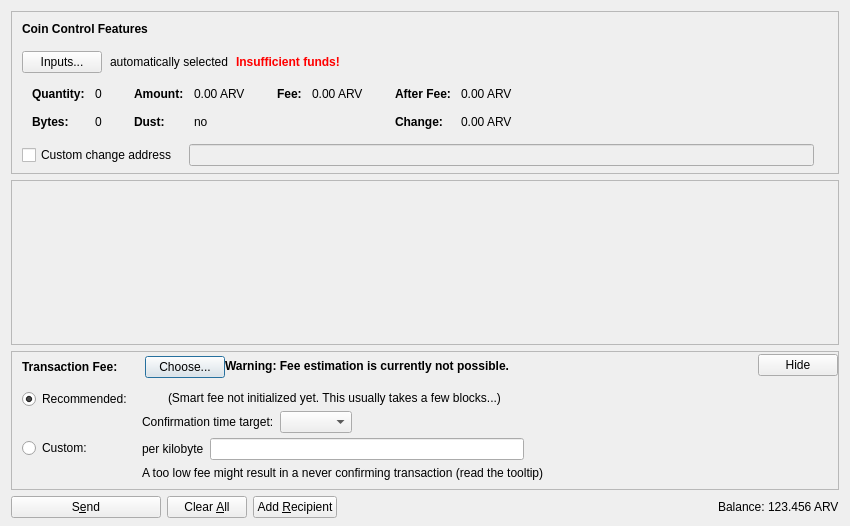
<?xml version="1.0" encoding="UTF-8"?>
<ui version="4.0">
 <class>SendCoinsDialog</class>
 <widget class="QDialog" name="SendCoinsDialog">
  <property name="geometry">
   <rect>
    <x>0</x>
    <y>0</y>
    <width>850</width>
    <height>526</height>
   </rect>
  </property>
  <property name="windowTitle">
   <string>Send Coins</string>
  </property>
  <layout class="QVBoxLayout" name="verticalLayout" stretch="0,1,0,0">
   <property name="bottomMargin">
    <number>8</number>
   </property>
   <item>
    <widget class="QFrame" name="frameCoinControl">
     <property name="sizePolicy">
      <sizepolicy hsizetype="Expanding" vsizetype="Expanding">
       <horstretch>0</horstretch>
       <verstretch>0</verstretch>
      </sizepolicy>
     </property>
     <property name="maximumSize">
      <size>
       <width>16777215</width>
       <height>16777215</height>
      </size>
     </property>
     <property name="frameShape">
      <enum>QFrame::StyledPanel</enum>
     </property>
     <property name="frameShadow">
      <enum>QFrame::Sunken</enum>
     </property>
     <layout class="QVBoxLayout" name="verticalLayoutCoinControl2">
      <property name="spacing">
       <number>0</number>
      </property>
      <property name="leftMargin">
       <number>0</number>
      </property>
      <property name="topMargin">
       <number>0</number>
      </property>
      <property name="rightMargin">
       <number>0</number>
      </property>
      <property name="bottomMargin">
       <number>6</number>
      </property>
      <item>
       <layout class="QVBoxLayout" name="verticalLayoutCoinControl" stretch="0,0,0,0,1">
        <property name="spacing">
         <number>0</number>
        </property>
        <property name="leftMargin">
         <number>10</number>
        </property>
        <property name="topMargin">
         <number>10</number>
        </property>
        <item>
         <layout class="QHBoxLayout" name="horizontalLayoutCoinControl1">
          <property name="bottomMargin">
           <number>15</number>
          </property>
          <item>
           <widget class="QLabel" name="labelCoinControlFeatures">
            <property name="sizePolicy">
             <sizepolicy hsizetype="Preferred" vsizetype="Maximum">
              <horstretch>0</horstretch>
              <verstretch>0</verstretch>
             </sizepolicy>
            </property>
            <property name="font">
             <font>
              <weight>75</weight>
              <bold>true</bold>
             </font>
            </property>
            <property name="styleSheet">
             <string notr="true">font-weight:bold;</string>
            </property>
            <property name="text">
             <string>Coin Control Features</string>
            </property>
           </widget>
          </item>
         </layout>
        </item>
        <item>
         <layout class="QHBoxLayout" name="horizontalLayoutCoinControl2" stretch="0,0,0,0">
          <property name="spacing">
           <number>8</number>
          </property>
          <property name="bottomMargin">
           <number>10</number>
          </property>
          <item>
           <widget class="QPushButton" name="pushButtonCoinControl">
            <property name="styleSheet">
             <string notr="true"/>
            </property>
            <property name="text">
             <string>Inputs...</string>
            </property>
            <property name="autoDefault">
             <bool>false</bool>
            </property>
           </widget>
          </item>
          <item>
           <widget class="QLabel" name="labelCoinControlAutomaticallySelected">
            <property name="text">
             <string>automatically selected</string>
            </property>
            <property name="margin">
             <number>5</number>
            </property>
           </widget>
          </item>
          <item>
           <widget class="QLabel" name="labelCoinControlInsuffFunds">
            <property name="font">
             <font>
              <weight>75</weight>
              <bold>true</bold>
             </font>
            </property>
            <property name="styleSheet">
             <string notr="true">color:red;font-weight:bold;</string>
            </property>
            <property name="text">
             <string>Insufficient funds!</string>
            </property>
            <property name="margin">
             <number>5</number>
            </property>
           </widget>
          </item>
          <item>
           <spacer name="horizontalSpacerCoinControl">
            <property name="orientation">
             <enum>Qt::Horizontal</enum>
            </property>
            <property name="sizeHint" stdset="0">
             <size>
              <width>40</width>
              <height>1</height>
             </size>
            </property>
           </spacer>
          </item>
         </layout>
        </item>
        <item>
         <widget class="QWidget" name="widgetCoinControl" native="true">
          <property name="sizePolicy">
           <sizepolicy hsizetype="Preferred" vsizetype="Preferred">
            <horstretch>0</horstretch>
            <verstretch>0</verstretch>
           </sizepolicy>
          </property>
          <property name="minimumSize">
           <size>
            <width>0</width>
            <height>0</height>
           </size>
          </property>
          <property name="styleSheet">
           <string notr="true"/>
          </property>
          <layout class="QHBoxLayout" name="horizontalLayoutCoinControl5">
           <property name="leftMargin">
            <number>0</number>
           </property>
           <property name="topMargin">
            <number>0</number>
           </property>
           <property name="rightMargin">
            <number>0</number>
           </property>
           <property name="bottomMargin">
            <number>0</number>
           </property>
           <item>
            <layout class="QHBoxLayout" name="horizontalLayoutCoinControl3" stretch="0,0,0,1">
             <property name="spacing">
              <number>20</number>
             </property>
             <property name="topMargin">
              <number>0</number>
             </property>
             <property name="bottomMargin">
              <number>10</number>
             </property>
             <item>
              <layout class="QFormLayout" name="formLayoutCoinControl1">
               <property name="horizontalSpacing">
                <number>10</number>
               </property>
               <property name="verticalSpacing">
                <number>14</number>
               </property>
               <property name="leftMargin">
                <number>10</number>
               </property>
               <property name="topMargin">
                <number>4</number>
               </property>
               <property name="rightMargin">
                <number>6</number>
               </property>
               <item row="0" column="0">
                <widget class="QLabel" name="labelCoinControlQuantityText">
                 <property name="font">
                  <font>
                   <weight>75</weight>
                   <bold>true</bold>
                  </font>
                 </property>
                 <property name="text">
                  <string>Quantity:</string>
                 </property>
                 <property name="margin">
                  <number>0</number>
                 </property>
                </widget>
               </item>
               <item row="0" column="1">
                <widget class="QLabel" name="labelCoinControlQuantity">
                 <property name="cursor">
                  <cursorShape>IBeamCursor</cursorShape>
                 </property>
                 <property name="contextMenuPolicy">
                  <enum>Qt::ActionsContextMenu</enum>
                 </property>
                 <property name="text">
                  <string notr="true">0</string>
                 </property>
                 <property name="margin">
                  <number>0</number>
                 </property>
                 <property name="textInteractionFlags">
                  <set>Qt::LinksAccessibleByMouse|Qt::TextSelectableByKeyboard|Qt::TextSelectableByMouse</set>
                 </property>
                </widget>
               </item>
               <item row="1" column="0">
                <widget class="QLabel" name="labelCoinControlBytesText">
                 <property name="font">
                  <font>
                   <weight>75</weight>
                   <bold>true</bold>
                  </font>
                 </property>
                 <property name="text">
                  <string>Bytes:</string>
                 </property>
                </widget>
               </item>
               <item row="1" column="1">
                <widget class="QLabel" name="labelCoinControlBytes">
                 <property name="cursor">
                  <cursorShape>IBeamCursor</cursorShape>
                 </property>
                 <property name="contextMenuPolicy">
                  <enum>Qt::ActionsContextMenu</enum>
                 </property>
                 <property name="text">
                  <string notr="true">0</string>
                 </property>
                 <property name="textInteractionFlags">
                  <set>Qt::LinksAccessibleByMouse|Qt::TextSelectableByKeyboard|Qt::TextSelectableByMouse</set>
                 </property>
                </widget>
               </item>
              </layout>
             </item>
             <item>
              <layout class="QFormLayout" name="formLayoutCoinControl2">
               <property name="horizontalSpacing">
                <number>10</number>
               </property>
               <property name="verticalSpacing">
                <number>14</number>
               </property>
               <property name="leftMargin">
                <number>6</number>
               </property>
               <property name="topMargin">
                <number>4</number>
               </property>
               <property name="rightMargin">
                <number>6</number>
               </property>
               <item row="0" column="0">
                <widget class="QLabel" name="labelCoinControlAmountText">
                 <property name="font">
                  <font>
                   <weight>75</weight>
                   <bold>true</bold>
                  </font>
                 </property>
                 <property name="text">
                  <string>Amount:</string>
                 </property>
                 <property name="margin">
                  <number>0</number>
                 </property>
                </widget>
               </item>
               <item row="0" column="1">
                <widget class="QLabel" name="labelCoinControlAmount">
                 <property name="cursor">
                  <cursorShape>IBeamCursor</cursorShape>
                 </property>
                 <property name="contextMenuPolicy">
                  <enum>Qt::ActionsContextMenu</enum>
                 </property>
                 <property name="text">
                  <string notr="true">0.00 ARV</string>
                 </property>
                 <property name="textInteractionFlags">
                  <set>Qt::LinksAccessibleByMouse|Qt::TextSelectableByKeyboard|Qt::TextSelectableByMouse</set>
                 </property>
                </widget>
               </item>
               <item row="1" column="0">
                <widget class="QLabel" name="labelCoinControlLowOutputText">
                 <property name="font">
                  <font>
                   <weight>75</weight>
                   <bold>true</bold>
                  </font>
                 </property>
                 <property name="text">
                  <string>Dust:</string>
                 </property>
                </widget>
               </item>
               <item row="1" column="1">
                <widget class="QLabel" name="labelCoinControlLowOutput">
                 <property name="cursor">
                  <cursorShape>IBeamCursor</cursorShape>
                 </property>
                 <property name="contextMenuPolicy">
                  <enum>Qt::ActionsContextMenu</enum>
                 </property>
                 <property name="text">
                  <string notr="true">no</string>
                 </property>
                 <property name="textInteractionFlags">
                  <set>Qt::LinksAccessibleByMouse|Qt::TextSelectableByKeyboard|Qt::TextSelectableByMouse</set>
                 </property>
                </widget>
               </item>
              </layout>
             </item>
             <item>
              <layout class="QFormLayout" name="formLayoutCoinControl3">
               <property name="horizontalSpacing">
                <number>10</number>
               </property>
               <property name="verticalSpacing">
                <number>14</number>
               </property>
               <property name="leftMargin">
                <number>6</number>
               </property>
               <property name="topMargin">
                <number>4</number>
               </property>
               <property name="rightMargin">
                <number>6</number>
               </property>
               <item row="0" column="0">
                <widget class="QLabel" name="labelCoinControlFeeText">
                 <property name="font">
                  <font>
                   <weight>75</weight>
                   <bold>true</bold>
                  </font>
                 </property>
                 <property name="text">
                  <string>Fee:</string>
                 </property>
                 <property name="margin">
                  <number>0</number>
                 </property>
                </widget>
               </item>
               <item row="0" column="1">
                <widget class="QLabel" name="labelCoinControlFee">
                 <property name="cursor">
                  <cursorShape>IBeamCursor</cursorShape>
                 </property>
                 <property name="contextMenuPolicy">
                  <enum>Qt::ActionsContextMenu</enum>
                 </property>
                 <property name="text">
                  <string notr="true">0.00 ARV</string>
                 </property>
                 <property name="textInteractionFlags">
                  <set>Qt::LinksAccessibleByMouse|Qt::TextSelectableByKeyboard|Qt::TextSelectableByMouse</set>
                 </property>
                </widget>
               </item>
              </layout>
             </item>
             <item>
              <layout class="QFormLayout" name="formLayoutCoinControl4">
               <property name="horizontalSpacing">
                <number>10</number>
               </property>
               <property name="verticalSpacing">
                <number>14</number>
               </property>
               <property name="leftMargin">
                <number>6</number>
               </property>
               <property name="topMargin">
                <number>4</number>
               </property>
               <property name="rightMargin">
                <number>6</number>
               </property>
               <item row="0" column="0">
                <widget class="QLabel" name="labelCoinControlAfterFeeText">
                 <property name="font">
                  <font>
                   <weight>75</weight>
                   <bold>true</bold>
                  </font>
                 </property>
                 <property name="text">
                  <string>After Fee:</string>
                 </property>
                 <property name="margin">
                  <number>0</number>
                 </property>
                </widget>
               </item>
               <item row="0" column="1">
                <widget class="QLabel" name="labelCoinControlAfterFee">
                 <property name="cursor">
                  <cursorShape>IBeamCursor</cursorShape>
                 </property>
                 <property name="contextMenuPolicy">
                  <enum>Qt::ActionsContextMenu</enum>
                 </property>
                 <property name="text">
                  <string notr="true">0.00 ARV</string>
                 </property>
                 <property name="textInteractionFlags">
                  <set>Qt::LinksAccessibleByMouse|Qt::TextSelectableByKeyboard|Qt::TextSelectableByMouse</set>
                 </property>
                </widget>
               </item>
               <item row="1" column="0">
                <widget class="QLabel" name="labelCoinControlChangeText">
                 <property name="font">
                  <font>
                   <weight>75</weight>
                   <bold>true</bold>
                  </font>
                 </property>
                 <property name="text">
                  <string>Change:</string>
                 </property>
                </widget>
               </item>
               <item row="1" column="1">
                <widget class="QLabel" name="labelCoinControlChange">
                 <property name="cursor">
                  <cursorShape>IBeamCursor</cursorShape>
                 </property>
                 <property name="contextMenuPolicy">
                  <enum>Qt::ActionsContextMenu</enum>
                 </property>
                 <property name="text">
                  <string notr="true">0.00 ARV</string>
                 </property>
                 <property name="textInteractionFlags">
                  <set>Qt::LinksAccessibleByMouse|Qt::TextSelectableByKeyboard|Qt::TextSelectableByMouse</set>
                 </property>
                </widget>
               </item>
              </layout>
             </item>
            </layout>
           </item>
          </layout>
         </widget>
        </item>
        <item>
         <layout class="QHBoxLayout" name="horizontalLayoutCoinControl4" stretch="0,0,0">
          <property name="spacing">
           <number>12</number>
          </property>
          <property name="sizeConstraint">
           <enum>QLayout::SetDefaultConstraint</enum>
          </property>
          <property name="topMargin">
           <number>5</number>
          </property>
          <property name="rightMargin">
           <number>5</number>
          </property>
          <item>
           <widget class="QCheckBox" name="checkBoxCoinControlChange">
            <property name="toolTip">
             <string>If this is activated, but the change address is empty or invalid, change will be sent to a newly generated address.</string>
            </property>
            <property name="text">
             <string>Custom change address</string>
            </property>
           </widget>
          </item>
          <item>
           <widget class="QValidatedLineEdit" name="lineEditCoinControlChange">
            <property name="enabled">
             <bool>false</bool>
            </property>
            <property name="sizePolicy">
             <sizepolicy hsizetype="Expanding" vsizetype="Fixed">
              <horstretch>0</horstretch>
              <verstretch>0</verstretch>
             </sizepolicy>
            </property>
           </widget>
          </item>
          <item>
           <widget class="QLabel" name="labelCoinControlChangeLabel">
            <property name="sizePolicy">
             <sizepolicy hsizetype="Preferred" vsizetype="Expanding">
              <horstretch>0</horstretch>
              <verstretch>0</verstretch>
             </sizepolicy>
            </property>
            <property name="minimumSize">
             <size>
              <width>0</width>
              <height>0</height>
             </size>
            </property>
            <property name="text">
             <string/>
            </property>
            <property name="margin">
             <number>3</number>
            </property>
           </widget>
          </item>
         </layout>
        </item>
        <item>
         <spacer name="verticalSpacerCoinControl">
          <property name="orientation">
           <enum>Qt::Vertical</enum>
          </property>
          <property name="sizeHint" stdset="0">
           <size>
            <width>800</width>
            <height>1</height>
           </size>
          </property>
         </spacer>
        </item>
       </layout>
      </item>
     </layout>
    </widget>
   </item>
   <item>
    <widget class="QScrollArea" name="scrollArea">
     <property name="widgetResizable">
      <bool>true</bool>
     </property>
     <widget class="QWidget" name="scrollAreaWidgetContents">
      <property name="geometry">
       <rect>
        <x>0</x>
        <y>0</y>
        <width>830</width>
        <height>104</height>
       </rect>
      </property>
      <layout class="QVBoxLayout" name="verticalLayout_2" stretch="0,1">
       <property name="leftMargin">
        <number>0</number>
       </property>
       <property name="topMargin">
        <number>0</number>
       </property>
       <property name="rightMargin">
        <number>0</number>
       </property>
       <property name="bottomMargin">
        <number>0</number>
       </property>
       <item>
        <layout class="QVBoxLayout" name="entries">
         <property name="spacing">
          <number>6</number>
         </property>
        </layout>
       </item>
       <item>
        <spacer name="verticalSpacer">
         <property name="orientation">
          <enum>Qt::Vertical</enum>
         </property>
         <property name="sizeHint" stdset="0">
          <size>
           <width>20</width>
           <height>40</height>
          </size>
         </property>
        </spacer>
       </item>
      </layout>
     </widget>
    </widget>
   </item>
   <item>
    <widget class="QFrame" name="frameFee">
     <property name="sizePolicy">
      <sizepolicy hsizetype="Expanding" vsizetype="Expanding">
       <horstretch>0</horstretch>
       <verstretch>0</verstretch>
      </sizepolicy>
     </property>
     <property name="maximumSize">
      <size>
       <width>16777215</width>
       <height>16777215</height>
      </size>
     </property>
     <property name="frameShape">
      <enum>QFrame::StyledPanel</enum>
     </property>
     <property name="frameShadow">
      <enum>QFrame::Sunken</enum>
     </property>
     <layout class="QVBoxLayout" name="verticalLayoutFee1">
      <property name="spacing">
       <number>0</number>
      </property>
      <property name="leftMargin">
       <number>0</number>
      </property>
      <property name="topMargin">
       <number>0</number>
      </property>
      <property name="rightMargin">
       <number>0</number>
      </property>
      <property name="bottomMargin">
       <number>0</number>
      </property>
      <item>
       <layout class="QVBoxLayout" name="verticalLayoutFee2" stretch="0,0,0">
        <property name="spacing">
         <number>0</number>
        </property>
        <property name="leftMargin">
         <number>10</number>
        </property>
        <property name="topMargin">
         <number>0</number>
        </property>
        <item>
         <layout class="QHBoxLayout" name="horizontalLayoutFee1">
          <property name="bottomMargin">
           <number>0</number>
          </property>
          <item>
           <layout class="QVBoxLayout" name="verticalLayoutFee7">
            <property name="spacing">
             <number>0</number>
            </property>
            <item>
             <spacer name="verticalSpacerSmartFee">
              <property name="orientation">
               <enum>Qt::Vertical</enum>
              </property>
              <property name="sizeType">
               <enum>QSizePolicy::Fixed</enum>
              </property>
              <property name="sizeHint" stdset="0">
               <size>
                <width>1</width>
                <height>4</height>
               </size>
              </property>
             </spacer>
            </item>
            <item>
             <layout class="QHBoxLayout" name="horizontalLayoutSmartFee">
              <property name="spacing">
               <number>10</number>
              </property>
              <item>
               <widget class="QLabel" name="labelFeeHeadline">
                <property name="sizePolicy">
                 <sizepolicy hsizetype="Preferred" vsizetype="Maximum">
                  <horstretch>0</horstretch>
                  <verstretch>0</verstretch>
                 </sizepolicy>
                </property>
                <property name="font">
                 <font>
                  <weight>75</weight>
                  <bold>true</bold>
                 </font>
                </property>
                <property name="styleSheet">
                 <string notr="true">font-weight:bold;</string>
                </property>
                <property name="text">
                 <string>Transaction Fee:</string>
                </property>
               </widget>
              </item>
              <item>
               <widget class="QLabel" name="labelFeeMinimized">
                <property name="text">
                 <string/>
                </property>
               </widget>
              </item>
              <item>
               <widget class="QPushButton" name="buttonChooseFee">
                <property name="text">
                 <string>Choose...</string>
                </property>
               </widget>
              </item>
             </layout>
            </item>
            <item>
             <spacer name="verticalSpacer_5">
              <property name="orientation">
               <enum>Qt::Vertical</enum>
              </property>
              <property name="sizeHint" stdset="0">
               <size>
                <width>1</width>
                <height>1</height>
               </size>
              </property>
             </spacer>
            </item>
           </layout>
          </item>
          <item>
           <widget class="QLabel" name="fallbackFeeWarningLabel">
            <property name="toolTip">
             <string>Using the fallbackfee can result in sending a transaction that will take several hours or days (or never) to confirm. Consider choosing your fee manually or wait until you have validated the complete chain.</string>
            </property>
            <property name="font">
            <font>
                <weight>75</weight>
                <bold>true</bold>
            </font>
            </property>
            <property name="text">
             <string>Warning: Fee estimation is currently not possible.</string>
            </property>
            <property name="wordWrap">
             <bool>false</bool>
            </property>
           </widget>
          </item>
          <item>
           <spacer name="horizontalSpacer_4">
            <property name="orientation">
             <enum>Qt::Horizontal</enum>
            </property>
            <property name="sizeType">
             <enum>QSizePolicy::MinimumExpanding</enum>
            </property>
            <property name="sizeHint" stdset="0">
             <size>
              <width>40</width>
              <height>20</height>
             </size>
            </property>
           </spacer>
          </item>
          <item>
           <widget class="QPushButton" name="buttonMinimizeFee">
            <property name="toolTip">
             <string>collapse fee-settings</string>
            </property>
            <property name="text">
             <string>Hide</string>
            </property>
           </widget>
          </item>
         </layout>
        </item>
        <item>
         <widget class="QFrame" name="frameFeeSelection">
          <layout class="QVBoxLayout" name="verticalLayoutFee12">
           <property name="spacing">
            <number>0</number>
           </property>
           <property name="leftMargin">
            <number>0</number>
           </property>
           <property name="topMargin">
            <number>0</number>
           </property>
           <property name="rightMargin">
            <number>0</number>
           </property>
           <property name="bottomMargin">
            <number>0</number>
           </property>
           <item>
            <layout class="QGridLayout" name="gridLayoutFee">
             <property name="topMargin">
              <number>10</number>
             </property>
             <property name="bottomMargin">
              <number>4</number>
             </property>
             <property name="horizontalSpacing">
              <number>10</number>
             </property>
             <property name="verticalSpacing">
              <number>4</number>
             </property>
             <item row="1" column="1">
              <layout class="QVBoxLayout" name="verticalLayoutFee8">
               <property name="spacing">
                <number>6</number>
               </property>
               <item>
                <layout class="QHBoxLayout" name="horizontalLayoutFee13">
                 <item>
                  <widget class="QLabel" name="labelCustomPerKilobyte">
                   <property name="toolTip">
                    <string>Specify a custom fee per kB (1,000 bytes) of the transaction's virtual size.

Note:  Since the fee is calculated on a per-byte basis, a fee of "100 satoshis per kB" for a transaction size of 500 bytes (half of 1 kB) would ultimately yield a fee of only 50 satoshis.</string>
                   </property>
                   <property name="text">
                    <string>per kilobyte</string>
                   </property>
                  </widget>
                 </item>
                 <item>
                  <widget class="BitcoinAmountField" name="customFee"/>
                 </item>
                 <item>
                  <spacer name="horizontalSpacer_6">
                   <property name="orientation">
                    <enum>Qt::Horizontal</enum>
                   </property>
                   <property name="sizeHint" stdset="0">
                    <size>
                     <width>1</width>
                     <height>1</height>
                    </size>
                   </property>
                  </spacer>
                 </item>
                </layout>
               </item>
               <item>
                <layout class="QHBoxLayout" name="horizontalLayoutFee8">
                 <item>
                  <widget class="QLabel" name="labelCustomFeeWarning">
                   <property name="enabled">
                    <bool>true</bool>
                   </property>
                   <property name="toolTip">
                    <string>When there is less transaction volume than space in the blocks, miners as well as relaying nodes may enforce a minimum fee. Paying only this minimum fee is just fine, but be aware that this can result in a never confirming transaction once there is more demand for arvcoin transactions than the network can process.</string>
                   </property>
                   <property name="text">
                    <string>A too low fee might result in a never confirming transaction (read the tooltip)</string>
                   </property>
                  </widget>
                 </item>
                 <item>
                  <spacer name="horizontalSpacer_2">
                   <property name="orientation">
                    <enum>Qt::Horizontal</enum>
                   </property>
                   <property name="sizeHint" stdset="0">
                    <size>
                     <width>1</width>
                     <height>1</height>
                    </size>
                   </property>
                  </spacer>
                 </item>
                </layout>
               </item>
              </layout>
             </item>
             <item row="0" column="0">
              <layout class="QVBoxLayout" name="verticalLayoutFee4" stretch="0,1">
               <item>
                <widget class="QRadioButton" name="radioSmartFee">
                 <property name="text">
                  <string>Recommended:</string>
                 </property>
                 <property name="checked">
                  <bool>true</bool>
                 </property>
                 <attribute name="buttonGroup">
                  <string notr="true">groupFee</string>
                 </attribute>
                </widget>
               </item>
               <item>
                <spacer name="verticalSpacer_2">
                 <property name="orientation">
                  <enum>Qt::Vertical</enum>
                 </property>
                 <property name="sizeHint" stdset="0">
                  <size>
                   <width>1</width>
                   <height>1</height>
                  </size>
                 </property>
                </spacer>
               </item>
              </layout>
             </item>
             <item row="1" column="0">
              <layout class="QVBoxLayout" name="verticalLayoutFee9" stretch="0,1">
               <item>
                <widget class="QRadioButton" name="radioCustomFee">
                 <property name="text">
                  <string>Custom:</string>
                 </property>
                 <attribute name="buttonGroup">
                  <string notr="true">groupFee</string>
                 </attribute>
                </widget>
               </item>
               <item>
                <spacer name="verticalSpacer_6">
                 <property name="orientation">
                  <enum>Qt::Vertical</enum>
                 </property>
                 <property name="sizeHint" stdset="0">
                  <size>
                   <width>1</width>
                   <height>1</height>
                  </size>
                 </property>
                </spacer>
               </item>
              </layout>
             </item>
             <item row="0" column="1">
              <layout class="QVBoxLayout" name="verticalLayoutFee3" stretch="0,0,1">
               <property name="spacing">
                <number>6</number>
               </property>
               <property name="topMargin">
                <number>2</number>
               </property>
               <item>
                <layout class="QHBoxLayout" name="horizontalLayoutFee12">
                 <item>
                  <widget class="QLabel" name="labelSmartFee">
                   <property name="text">
                    <string/>
                   </property>
                  </widget>
                 </item>
                 <item>
                  <widget class="QLabel" name="labelFeeEstimation">
                   <property name="text">
                    <string/>
                   </property>
                  </widget>
                 </item>
                 <item>
                  <widget class="QLabel" name="labelSmartFee2">
                   <property name="text">
                    <string>(Smart fee not initialized yet. This usually takes a few blocks...)</string>
                   </property>
                  </widget>
                 </item>
                 <item>
                  <spacer name="horizontalSpacer_5">
                   <property name="orientation">
                    <enum>Qt::Horizontal</enum>
                   </property>
                   <property name="sizeHint" stdset="0">
                    <size>
                     <width>1</width>
                     <height>1</height>
                    </size>
                   </property>
                  </spacer>
                 </item>
                </layout>
               </item>
               <item>
                <layout class="QHBoxLayout" name="horizontalLayoutFee9">
                 <item>
                  <layout class="QVBoxLayout" name="verticalLayoutFee6">
                   <item>
                    <widget class="QLabel" name="labelSmartFee3">
                     <property name="text">
                      <string>Confirmation time target:</string>
                     </property>
                    </widget>
                   </item>
                  </layout>
                 </item>
                 <item>
                  <layout class="QVBoxLayout" name="verticalLayoutFee5">
                   <property name="rightMargin">
                    <number>30</number>
                   </property>
                   <item>
                    <layout class="QHBoxLayout" name="horizontalLayoutConfTarget">
                     <property name="bottomMargin">
                      <number>0</number>
                     </property>
                     <item>
                      <widget class="QComboBox" name="confTargetSelector"/>
                     </item>
                     <item>
                      <spacer name="horizontalSpacerConfTarget">
                       <property name="orientation">
                        <enum>Qt::Horizontal</enum>
                       </property>
                       <property name="sizeHint" stdset="0">
                        <size>
                         <width>40</width>
                         <height>20</height>
                        </size>
                       </property>
                      </spacer>
                     </item>
                    </layout>
                   </item>
                  </layout>
                 </item>
                </layout>
               </item>
               <item>
                <spacer name="verticalSpacer_4">
                 <property name="orientation">
                  <enum>Qt::Vertical</enum>
                 </property>
                 <property name="sizeHint" stdset="0">
                  <size>
                   <width>1</width>
                   <height>1</height>
                  </size>
                 </property>
                </spacer>
               </item>
              </layout>
             </item>
            </layout>
           </item>
          </layout>
         </widget>
        </item>
        <item>
         <spacer name="verticalSpacerFee">
          <property name="orientation">
           <enum>Qt::Vertical</enum>
          </property>
          <property name="sizeHint" stdset="0">
           <size>
            <width>40</width>
            <height>5</height>
           </size>
          </property>
         </spacer>
        </item>
       </layout>
      </item>
     </layout>
    </widget>
   </item>
   <item>
    <layout class="QHBoxLayout" name="horizontalLayout">
     <item>
      <widget class="QPushButton" name="sendButton">
       <property name="minimumSize">
        <size>
         <width>150</width>
         <height>0</height>
        </size>
       </property>
       <property name="toolTip">
        <string>Confirm the send action</string>
       </property>
       <property name="text">
        <string>S&amp;end</string>
       </property>
       <property name="icon">
        <iconset resource="../bitcoin.qrc">
         <normaloff>:/icons/send</normaloff>:/icons/send</iconset>
       </property>
       <property name="autoDefault">
        <bool>false</bool>
       </property>
       <property name="default">
        <bool>false</bool>
       </property>
      </widget>
     </item>
     <item>
      <widget class="QPushButton" name="clearButton">
       <property name="sizePolicy">
        <sizepolicy hsizetype="Minimum" vsizetype="Fixed">
         <horstretch>0</horstretch>
         <verstretch>0</verstretch>
        </sizepolicy>
       </property>
       <property name="toolTip">
        <string>Clear all fields of the form.</string>
       </property>
       <property name="text">
        <string>Clear &amp;All</string>
       </property>
       <property name="icon">
        <iconset resource="../bitcoin.qrc">
         <normaloff>:/icons/remove</normaloff>:/icons/remove</iconset>
       </property>
       <property name="autoDefault">
        <bool>false</bool>
       </property>
      </widget>
     </item>
     <item>
      <widget class="QPushButton" name="addButton">
       <property name="toolTip">
        <string>Send to multiple recipients at once</string>
       </property>
       <property name="text">
        <string>Add &amp;Recipient</string>
       </property>
       <property name="icon">
        <iconset resource="../bitcoin.qrc">
         <normaloff>:/icons/add</normaloff>:/icons/add</iconset>
       </property>
       <property name="autoDefault">
        <bool>false</bool>
       </property>
      </widget>
     </item>
     <item>
      <spacer name="horizontalSpacer">
       <property name="orientation">
        <enum>Qt::Horizontal</enum>
       </property>
       <property name="sizeHint" stdset="0">
        <size>
         <width>40</width>
         <height>20</height>
        </size>
       </property>
      </spacer>
     </item>
     <item>
      <layout class="QHBoxLayout" name="horizontalLayout_2">
       <property name="spacing">
        <number>3</number>
       </property>
       <item>
        <widget class="QLabel" name="label">
         <property name="sizePolicy">
          <sizepolicy hsizetype="Preferred" vsizetype="Fixed">
           <horstretch>0</horstretch>
           <verstretch>0</verstretch>
          </sizepolicy>
         </property>
         <property name="text">
          <string>Balance:</string>
         </property>
        </widget>
       </item>
       <item>
        <widget class="QLabel" name="labelBalance">
         <property name="sizePolicy">
          <sizepolicy hsizetype="Preferred" vsizetype="Fixed">
           <horstretch>0</horstretch>
           <verstretch>0</verstretch>
          </sizepolicy>
         </property>
         <property name="cursor">
          <cursorShape>IBeamCursor</cursorShape>
         </property>
         <property name="text">
          <string notr="true">123.456 ARV</string>
         </property>
         <property name="textInteractionFlags">
          <set>Qt::LinksAccessibleByMouse|Qt::TextSelectableByKeyboard|Qt::TextSelectableByMouse</set>
         </property>
        </widget>
       </item>
      </layout>
     </item>
    </layout>
   </item>
  </layout>
 </widget>
 <customwidgets>
  <customwidget>
   <class>QValidatedLineEdit</class>
   <extends>QLineEdit</extends>
   <header>qt/qvalidatedlineedit.h</header>
  </customwidget>
  <customwidget>
   <class>BitcoinAmountField</class>
   <extends>QLineEdit</extends>
   <header>qt/bitcoinamountfield.h</header>
   <container>1</container>
  </customwidget>
 </customwidgets>
 <resources>
  <include location="../bitcoin.qrc"/>
 </resources>
 <connections/>
 <buttongroups>
  <buttongroup name="groupFee"/>
 </buttongroups>
</ui>
